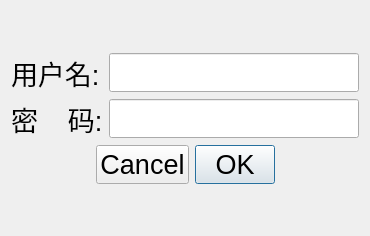
<?xml version="1.0" encoding="UTF-8"?>
<ui version="4.0">
 <class>LoginDialog</class>
 <widget class="QDialog" name="LoginDialog">
  <property name="geometry">
   <rect>
    <x>0</x>
    <y>0</y>
    <width>370</width>
    <height>236</height>
   </rect>
  </property>
  <property name="font">
   <font>
    <pointsize>20</pointsize>
   </font>
  </property>
  <property name="windowTitle">
   <string>登录</string>
  </property>
  <layout class="QVBoxLayout" name="verticalLayout">
   <item>
    <spacer name="verticalSpacer_2">
     <property name="orientation">
      <enum>Qt::Vertical</enum>
     </property>
     <property name="sizeHint" stdset="0">
      <size>
       <width>20</width>
       <height>31</height>
      </size>
     </property>
    </spacer>
   </item>
   <item>
    <layout class="QGridLayout" name="gridLayout">
     <item row="0" column="0">
      <widget class="QLabel" name="label">
       <property name="text">
        <string>用户名:</string>
       </property>
      </widget>
     </item>
     <item row="0" column="1">
      <widget class="QLineEdit" name="m_editUsername">
       <property name="font">
        <font>
         <pointsize>20</pointsize>
        </font>
       </property>
      </widget>
     </item>
     <item row="1" column="0">
      <widget class="QLabel" name="label_2">
       <property name="text">
        <string>密    码:</string>
       </property>
      </widget>
     </item>
     <item row="1" column="1">
      <widget class="QLineEdit" name="m_editPassword">
       <property name="echoMode">
        <enum>QLineEdit::Password</enum>
       </property>
      </widget>
     </item>
    </layout>
   </item>
   <item>
    <layout class="QHBoxLayout" name="horizontalLayout">
     <item>
      <spacer name="horizontalSpacer">
       <property name="orientation">
        <enum>Qt::Horizontal</enum>
       </property>
       <property name="sizeHint" stdset="0">
        <size>
         <width>40</width>
         <height>20</height>
        </size>
       </property>
      </spacer>
     </item>
     <item>
      <widget class="QDialogButtonBox" name="m_btnBox">
       <property name="layoutDirection">
        <enum>Qt::RightToLeft</enum>
       </property>
       <property name="standardButtons">
        <set>QDialogButtonBox::Cancel|QDialogButtonBox::Ok</set>
       </property>
      </widget>
     </item>
     <item>
      <spacer name="horizontalSpacer_2">
       <property name="orientation">
        <enum>Qt::Horizontal</enum>
       </property>
       <property name="sizeHint" stdset="0">
        <size>
         <width>40</width>
         <height>20</height>
        </size>
       </property>
      </spacer>
     </item>
    </layout>
   </item>
   <item>
    <spacer name="verticalSpacer">
     <property name="orientation">
      <enum>Qt::Vertical</enum>
     </property>
     <property name="sizeHint" stdset="0">
      <size>
       <width>20</width>
       <height>31</height>
      </size>
     </property>
    </spacer>
   </item>
  </layout>
 </widget>
 <resources/>
 <connections/>
</ui>
